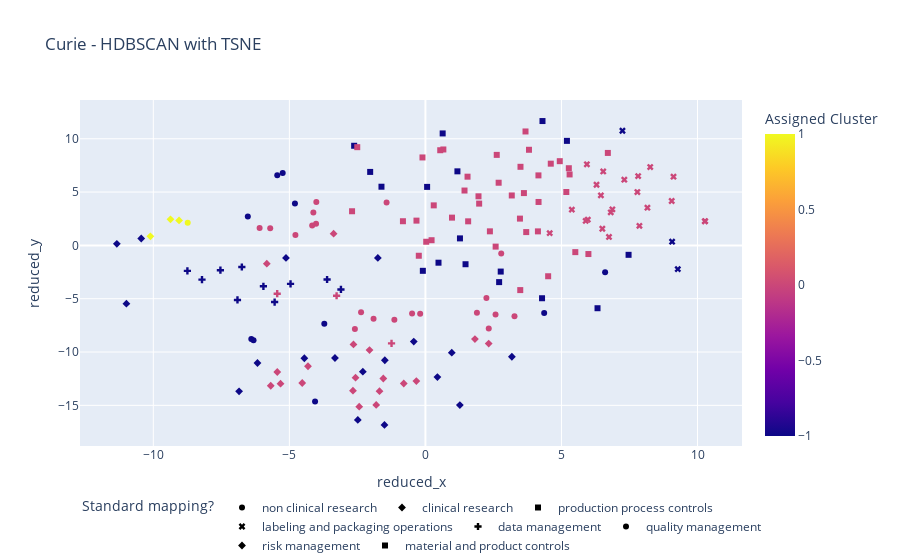

The code cell stored with this chart in its notebook:
### Markdown cell above
Visualize

### Code cell
embeddings_df[CLUSTER] = clusters.labels_

fig = px.scatter(
    embeddings_df,
    y=REDUCED_DIMS[1],
    x=REDUCED_DIMS[0],
    color=CLUSTER,
    symbol=TARGET,
    hover_data=[ORIGINAL_TEXT, TARGET],
    title="Curie - HDBSCAN with TSNE"
)
fig.update_layout(uniformtext_mode="hide")
fig.update_layout(legend_orientation="h")
fig.show()
